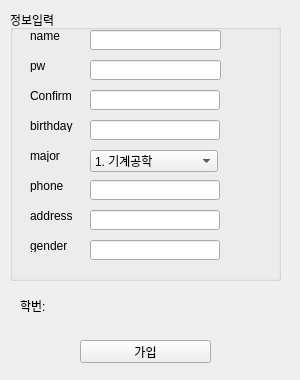
<?xml version="1.0" encoding="UTF-8"?>
<ui version="4.0">
 <class>widget</class>
 <widget class="QWidget" name="widget">
  <property name="geometry">
   <rect>
    <x>0</x>
    <y>0</y>
    <width>300</width>
    <height>380</height>
   </rect>
  </property>
  <property name="sizePolicy">
   <sizepolicy hsizetype="Fixed" vsizetype="Fixed">
    <horstretch>0</horstretch>
    <verstretch>0</verstretch>
   </sizepolicy>
  </property>
  <property name="minimumSize">
   <size>
    <width>300</width>
    <height>380</height>
   </size>
  </property>
  <property name="windowTitle">
   <string>SignUp</string>
  </property>
  <widget class="QGroupBox" name="groupBox">
   <property name="geometry">
    <rect>
     <x>10</x>
     <y>10</y>
     <width>271</width>
     <height>271</height>
    </rect>
   </property>
   <property name="title">
    <string>정보입력</string>
   </property>
   <widget class="QLabel" name="label_6">
    <property name="geometry">
     <rect>
      <x>20</x>
      <y>230</y>
      <width>56</width>
      <height>12</height>
     </rect>
    </property>
    <property name="text">
     <string>gender</string>
    </property>
   </widget>
   <widget class="QLabel" name="label_3">
    <property name="geometry">
     <rect>
      <x>20</x>
      <y>140</y>
      <width>56</width>
      <height>12</height>
     </rect>
    </property>
    <property name="text">
     <string>major</string>
    </property>
   </widget>
   <widget class="QLabel" name="label">
    <property name="geometry">
     <rect>
      <x>20</x>
      <y>20</y>
      <width>56</width>
      <height>12</height>
     </rect>
    </property>
    <property name="text">
     <string>name</string>
    </property>
   </widget>
   <widget class="QLabel" name="label_4">
    <property name="geometry">
     <rect>
      <x>20</x>
      <y>170</y>
      <width>56</width>
      <height>12</height>
     </rect>
    </property>
    <property name="text">
     <string>phone</string>
    </property>
   </widget>
   <widget class="QLabel" name="label_2">
    <property name="geometry">
     <rect>
      <x>20</x>
      <y>50</y>
      <width>56</width>
      <height>12</height>
     </rect>
    </property>
    <property name="text">
     <string>pw</string>
    </property>
   </widget>
   <widget class="QLabel" name="label_5">
    <property name="geometry">
     <rect>
      <x>20</x>
      <y>200</y>
      <width>56</width>
      <height>12</height>
     </rect>
    </property>
    <property name="text">
     <string>address</string>
    </property>
   </widget>
   <widget class="QLineEdit" name="txtname">
    <property name="geometry">
     <rect>
      <x>80</x>
      <y>20</y>
      <width>131</width>
      <height>20</height>
     </rect>
    </property>
   </widget>
   <widget class="QLineEdit" name="txtpasswd">
    <property name="geometry">
     <rect>
      <x>80</x>
      <y>50</y>
      <width>131</width>
      <height>20</height>
     </rect>
    </property>
   </widget>
   <widget class="QLineEdit" name="txtphone">
    <property name="geometry">
     <rect>
      <x>80</x>
      <y>170</y>
      <width>130</width>
      <height>20</height>
     </rect>
    </property>
   </widget>
   <widget class="QLineEdit" name="txtaddress">
    <property name="geometry">
     <rect>
      <x>80</x>
      <y>200</y>
      <width>130</width>
      <height>20</height>
     </rect>
    </property>
   </widget>
   <widget class="QLineEdit" name="txtgender">
    <property name="geometry">
     <rect>
      <x>80</x>
      <y>230</y>
      <width>130</width>
      <height>20</height>
     </rect>
    </property>
   </widget>
   <widget class="QLineEdit" name="txtbirthday">
    <property name="geometry">
     <rect>
      <x>80</x>
      <y>110</y>
      <width>130</width>
      <height>20</height>
     </rect>
    </property>
   </widget>
   <widget class="QLabel" name="label_7">
    <property name="geometry">
     <rect>
      <x>20</x>
      <y>110</y>
      <width>56</width>
      <height>12</height>
     </rect>
    </property>
    <property name="text">
     <string>birthday</string>
    </property>
   </widget>
   <widget class="QLabel" name="label_8">
    <property name="geometry">
     <rect>
      <x>20</x>
      <y>80</y>
      <width>56</width>
      <height>12</height>
     </rect>
    </property>
    <property name="text">
     <string>Confirm</string>
    </property>
   </widget>
   <widget class="QLineEdit" name="txtpasswd_2">
    <property name="geometry">
     <rect>
      <x>80</x>
      <y>80</y>
      <width>130</width>
      <height>20</height>
     </rect>
    </property>
    <property name="text">
     <string/>
    </property>
   </widget>
   <widget class="QComboBox" name="majorBox">
    <property name="geometry">
     <rect>
      <x>80</x>
      <y>140</y>
      <width>128</width>
      <height>22</height>
     </rect>
    </property>
    <item>
     <property name="text">
      <string>1. 기계공학</string>
     </property>
    </item>
    <item>
     <property name="text">
      <string>2. 수학</string>
     </property>
    </item>
    <item>
     <property name="text">
      <string>3. 경영학</string>
     </property>
    </item>
    <item>
     <property name="text">
      <string>4. 전기공학</string>
     </property>
    </item>
    <item>
     <property name="text">
      <string>5. 일어일문학</string>
     </property>
    </item>
   </widget>
  </widget>
  <widget class="QPushButton" name="btnSignUp">
   <property name="geometry">
    <rect>
     <x>80</x>
     <y>340</y>
     <width>131</width>
     <height>23</height>
    </rect>
   </property>
   <property name="text">
    <string>가입</string>
   </property>
  </widget>
  <widget class="QLabel" name="label_9">
   <property name="geometry">
    <rect>
     <x>20</x>
     <y>300</y>
     <width>56</width>
     <height>12</height>
    </rect>
   </property>
   <property name="text">
    <string>학번:</string>
   </property>
  </widget>
 </widget>
 <tabstops>
  <tabstop>btnSignUp</tabstop>
  <tabstop>txtname</tabstop>
  <tabstop>txtpasswd</tabstop>
  <tabstop>txtbirthday</tabstop>
  <tabstop>txtphone</tabstop>
  <tabstop>txtaddress</tabstop>
  <tabstop>txtgender</tabstop>
 </tabstops>
 <resources/>
 <connections/>
</ui>
